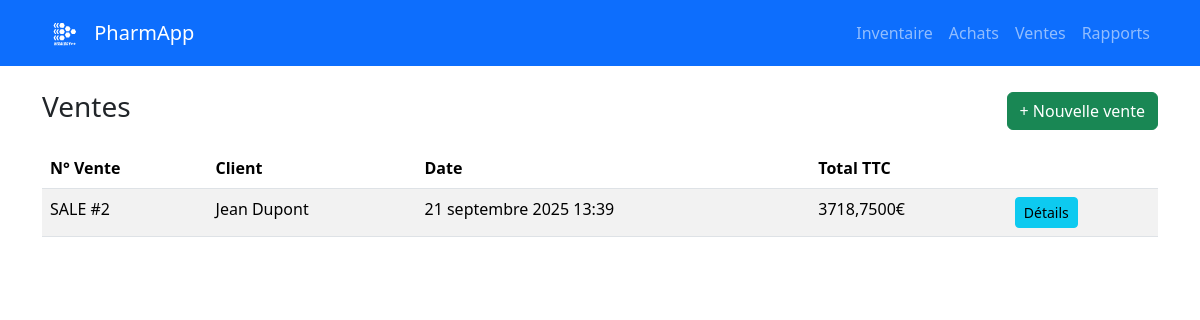
The app's page /sales/ (signed in) with its own data.
### sales/models.py (models this page shows, shortened)
class Sale(models.Model):
    customer = models.ForeignKey(Customer, on_delete=models.SET_NULL, blank=True, null=True)
    date = models.DateTimeField(default=timezone.now)
    discount = models.DecimalField(max_digits=10, decimal_places=2, default=0)
    notes = models.TextField(blank=True, null=True)
    @property
    def total_excl_tax(self):
        return sum(item.subtotal_excl_tax for item in self.items.all()) - self.discount
    @property
    def total_tax(self):
        return sum(item.tax_amount for item in self.items.all())
    @property
    def total_incl_tax(self):
        return self.total_excl_tax + self.total_tax

class Customer(models.Model):
    name = models.CharField(max_length=255, blank=True, null=True)
    phone = models.CharField(max_length=50, blank=True, null=True)
    def __str__(self):
        return self.name or "Client comptoir"

class SaleItem(models.Model):
    sale = models.ForeignKey(Sale, on_delete=models.CASCADE, related_name="items")
    medicine = models.ForeignKey(Medicine, on_delete=models.PROTECT)
    quantity = models.PositiveIntegerField()
    unit_price = models.DecimalField(max_digits=10, decimal_places=2)
    tax_rate = models.DecimalField(max_digits=5, decimal_places=2, default=0)
    @property
    def subtotal_excl_tax(self):
        return self.unit_price * self.quantity
    @property
    def tax_amount(self):
        return self.subtotal_excl_tax * (self.tax_rate / 100)

### sales/views.py (the view)
# urls.py: path("", views.sale_list, name="sale_list"),
@login_required
def sale_list(request):
    return render(request, "sales/sale_list.html", {"sales": Sale.objects.all().order_by("-date")})

### templates/sales/sale_list.html
{% extends "base.html" %}
{% block content %}
<div class="d-flex justify-content-between align-items-center mb-3">
  <h3>Ventes</h3>
  <a href="{% url 'pos_screen' %}" class="btn btn-success">+ Nouvelle vente</a>
</div>
<table class="table table-striped">
  <thead><tr><th>N° Vente</th><th>Client</th><th>Date</th><th>Total TTC</th><th></th></tr></thead>
  <tbody>
    {% for s in sales %}
    <tr>
      <td>SALE #{{ s.id }}</td><td>{{ s.customer|default:"Client comptoir" }}</td><td>{{ s.date }}</td><td>{{ s.total_incl_tax }}€</td>
      <td><a href="#" class="btn btn-sm btn-info">Détails</a></td>
    </tr>
    {% empty %}
    <tr><td colspan="5">Aucune vente.</td></tr>
    {% endfor %}
  </tbody>
</table>
{% endblock %}

### records on screen
Sale: id "2", customer "Jean Dupont", date "21 septembre 2025 13:39", total_incl_tax "3718,7500"
